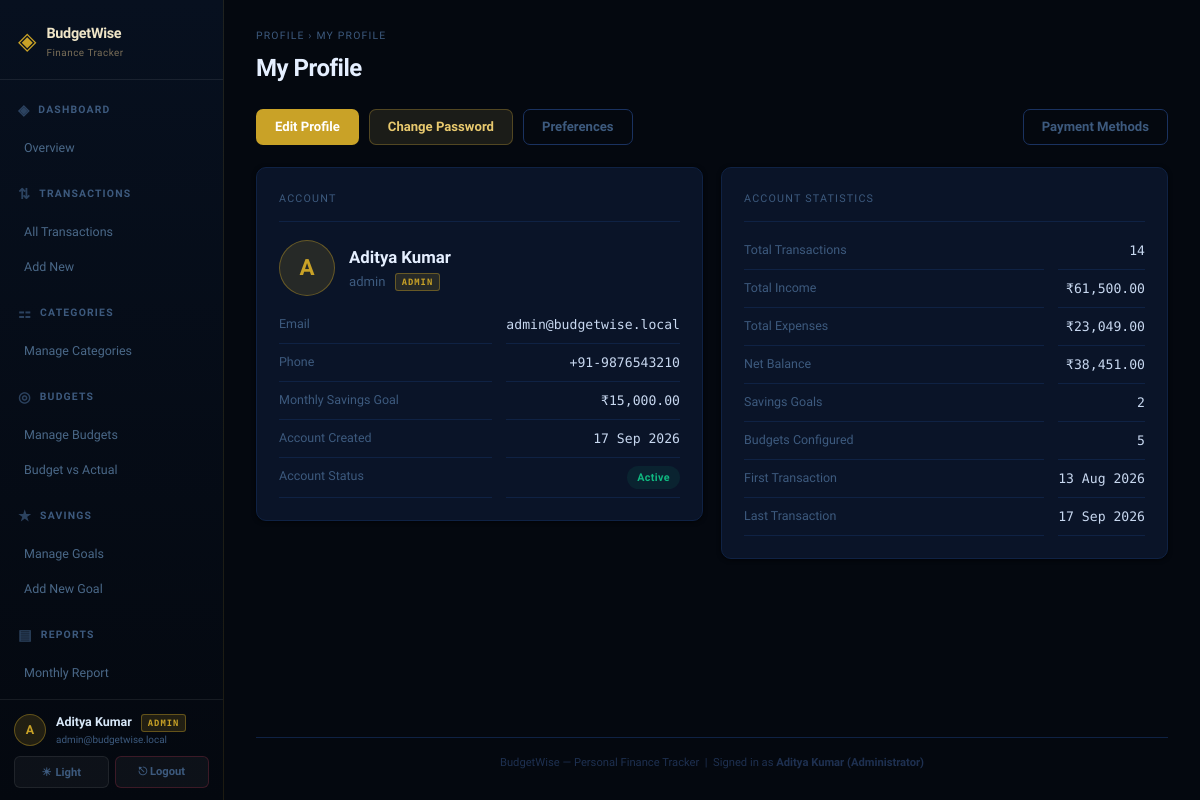
The app's page /profile/profile.php (signed in) with its own data.
### tables this page shows
CREATE TABLE user_profiles (
    user_id        INT PRIMARY KEY,
    name           VARCHAR(100)  NOT NULL DEFAULT 'User',
    phone          VARCHAR(20)   NULL,
    profile_image  VARCHAR(255)  NULL,
    monthly_goal   DECIMAL(10,2) NOT NULL DEFAULT 10000.00,
    created_at     TIMESTAMP     DEFAULT CURRENT_TIMESTAMP,
    FOREIGN KEY (user_id) REFERENCES users(id) ON DELETE CASCADE
);

CREATE TABLE users (
    id         INT AUTO_INCREMENT PRIMARY KEY,
    username   VARCHAR(50)  NOT NULL UNIQUE,
    email      VARCHAR(100) NOT NULL UNIQUE,
    password   VARCHAR(255) NOT NULL,
    role       ENUM('user','admin') NOT NULL DEFAULT 'user',
    is_active  TINYINT(1)   NOT NULL DEFAULT 1,
    created_at TIMESTAMP    DEFAULT CURRENT_TIMESTAMP
);

### includes/db.php (called while the page is built, shortened)
<?php
$conn = mysqli_connect(DB_HOST, DB_USER, DB_PASS, DB_NAME);
mysqli_set_charset($conn, 'utf8mb4');
function db_all($conn, $sql, $types = '', $params = []): array
{
    $stmt = mysqli_prepare($conn, $sql);
    if ($params) {
        mysqli_stmt_bind_param($stmt, $types, ...$params);
    }
    mysqli_stmt_execute($stmt);
    $result = mysqli_stmt_get_result($stmt);
    $rows   = [];
    while ($row = mysqli_fetch_assoc($result)) {
        $rows[] = $row;
    }
    return $rows;
}
function db_one($conn, $sql, $types = '', $params = [])
{
    $rows = db_all($conn, $sql, $types, $params);
    return $rows[0] ?? null;
}
function fmt($n): string
{
    $n    = (float) $n;
    $sign = $n < 0 ? '-' : '';
    $n    = abs($n);
    [$int, $dec] = explode('.', number_format($n, 2, '.', ''));
    if (strlen($int) > 3) {
        $last3 = substr($int, -3);
        $rest  = substr($int, 0, -3);
        $rest  = preg_replace('/\B(?=(\d{2})+(?!\d))/', ',', $rest);
        $int   = $rest . ',' . $last3;
    }
    return "\xe2\x82\xb9" . $sign . $int . '.' . $dec;
}
function get_theme(): string
{
    return (($_COOKIE['theme'] ?? 'dark') === 'light') ? 'light' : 'dark';
}
require_once __DIR__ . '/auth.php';

### includes/auth.php (called while the page is built, shortened)
<?php
function current_user_id(): int
{
    return (int) ($_SESSION['user_id'] ?? 0);
}
function current_user_role(): string
{
    return $_SESSION['role'] ?? 'user';
}
function is_admin(): bool
{
    return current_user_role() === 'admin';
}
function current_user($conn): ?array
{
    $uid = current_user_id();
    return db_one($conn,
        "SELECT id, username, email, role, is_active, created_at
         FROM users WHERE id = ?",
        "i", [$uid]
    );
}
function current_profile($conn): array
{
    $uid = current_user_id();
    $row = db_one($conn,
        "SELECT user_id, name, phone, profile_image, monthly_goal
         FROM user_profiles WHERE user_id = ?",
        "i", [$uid]
    );
    return $row ?? ['user_id' => $uid, 'name' => 'User', 'phone' => '',
                    'profile_image' => null, 'monthly_goal' => 0];
}

### profile/profile.php (the view)
<?php
require_once 'includes/db.php';
$section = 'Profile';
$page    = 'profile.php';
$title   = 'My Profile';
require_once 'includes/header.php';
$uid     = current_user_id();
$user    = current_user($conn);
$prof    = current_profile($conn);
$stats = db_one($conn, "
    SELECT
        COUNT(*) AS total_txns,
        COALESCE(SUM(CASE WHEN type='income'  THEN amount END), 0) AS total_inc,
        COALESCE(SUM(CASE WHEN type='expense' THEN amount END), 0) AS total_exp,
        MIN(txn_date) AS first_txn,
        MAX(txn_date) AS last_txn
    FROM transactions
    WHERE user_id = ?
", "i", [$uid]);
$goal_count = (int) db_one($conn,
    "SELECT COUNT(*) AS c FROM savings_goals WHERE user_id = ?",
    "i", [$uid])['c'];
$budget_count = (int) db_one($conn,
    "SELECT COUNT(*) AS c FROM budgets WHERE user_id = ?",
    "i", [$uid])['c'];
$net = (float)$stats['total_inc'] - (float)$stats['total_exp'];
?>
<div class="action-bar">
    <a href="edit_profile.php"     class="btn btn-primary">Edit Profile</a>
    <a href="change_password.php"  class="btn btn-warning">Change Password</a>
    <a href="settings.php"         class="btn btn-ghost">Preferences</a>
    <a href="payment_methods.php"  class="btn btn-ghost btn-end">Payment Methods</a>
</div>
<div class="grid-2">
    <div class="card">
        <div class="card-title">Account</div>
        <div style="display:flex;align-items:center;gap:14px;margin-bottom:18px">
            <div class="sf-avatar" style="width:56px;height:56px;font-size:1.4rem">
                <?= htmlspecialchars(strtoupper(substr($prof['name'] ?? 'U', 0, 1)), ENT_QUOTES, 'UTF-8') ?>
            </div>
            <div>
                <div style="font-weight:700;color:var(--text-strong);font-size:1.05rem">
                    <?= htmlspecialchars($prof['name'] ?? 'User', ENT_QUOTES, 'UTF-8') ?>
                </div>
                <div style="color:var(--muted);font-size:.82rem">
                    <?= htmlspecialchars($user['username'] ?? '—') ?>
                    <?php if (is_admin()): ?>
                        <span class="sf-role">ADMIN</span>
                    <?php endif; ?>
                </div>
            </div>
        </div>
        <dl class="info-list">
            <dt>Email</dt>
            <dd class="info-val info-muted">
                <?= htmlspecialchars($user['email'] ?? '—', ENT_QUOTES, 'UTF-8') ?>
            </dd>
            <dt>Phone</dt>
            <dd class="info-val info-muted">
                <?= htmlspecialchars($prof['phone'] ?? '—', ENT_QUOTES, 'UTF-8') ?>
            </dd>
            <dt>Monthly Savings Goal</dt>
            <dd class="info-val info-yellow"><?= fmt($prof['monthly_goal'] ?? 0) ?></dd>
            <dt>Account Created</dt>
            <dd class="info-val info-muted">
                <?= isset($user['created_at']) ? date('d M Y', strtotime($user['created_at'])) : '—' ?>
            </dd>
            <dt>Account Status</dt>
            <dd>
                <span class="badge badge-inc">Active</span>
            </dd>
        </dl>
    </div>
    <div class="card">
        <div class="card-title">Account Statistics</div>
        <dl class="info-list">
            <dt>Total Transactions</dt>
            <dd class="info-val info-neutral"><?= (int)$stats['total_txns'] ?></dd>
            <dt>Total Income</dt>
            <dd class="info-val info-green"><?= fmt($stats['total_inc']) ?></dd>
            <dt>Total Expenses</dt>
            <dd class="info-val info-red"><?= fmt($stats['total_exp']) ?></dd>
            <dt>Net Balance</dt>
            <dd class="info-val info-<?= $net >= 0 ? 'green' : 'red' ?>">
                <?= fmt($net) ?>
            </dd>
            <dt>Savings Goals</dt>
            <dd class="info-val info-neutral"><?= $goal_count ?></dd>
            <dt>Budgets Configured</dt>
            <dd class="info-val info-neutral"><?= $budget_count ?></dd>
            <dt>First Transaction</dt>
            <dd class="info-val info-muted">
                <?= $stats['first_txn'] ? date('d M Y', strtotime($stats['first_txn'])) : '—' ?>
            </dd>
            <dt>Last Transaction</dt>
            <dd class="info-val info-muted">
                <?= $stats['last_txn']  ? date('d M Y', strtotime($stats['last_txn']))  : '—' ?>
            </dd>
        </dl>
    </div>
</div>
<?php require_once 'includes/footer.php'; ?>

### includes/header.php (shortened to what this page needs)
<?php
$nav = [
    'Dashboard'     => ['icon' => '&#9672;', 'links' => [
        'Overview' => 'dashboard.php',
    ]],
    'Transactions'  => ['icon' => '&#8645;', 'links' => [
        'All Transactions' => 'view_transactions.php',
        'Add New'          => 'add_transaction.php',
    ]],
    'Categories'    => ['icon' => '&#9871;', 'links' => [
        'Manage Categories' => 'manage_categories.php',
    ]],
    'Budgets'       => ['icon' => '&#9678;', 'links' => [
        'Manage Budgets'    => 'manage_budgets.php',
        'Budget vs Actual'  => 'budget_vs_actual.php',
    ]],
    'Savings'       => ['icon' => '&#9733;', 'links' => [
        'Manage Goals'  => 'manage_goals.php',
        'Add New Goal'  => 'add_goal.php',
    ]],
    'Reports'       => ['icon' => '&#9636;', 'links' => [
        'Monthly Report'    => 'monthly_report.php',
        'Category Report'   => 'category_report.php',
        'Date Range Report' => 'date_range_report.php',
    ]],
    'Notifications' => ['icon' => '&#9873;', 'links' => [
        'View All' => 'view_notifications.php',
    ]],
    'Profile'       => ['icon' => '&#10022;', 'links' => [
        'My Profile'      => 'profile.php',
        'Settings'        => 'settings.php',
        'Payment Methods' => 'payment_methods.php',
    ]],
];
if (is_admin()) {
    $nav['Admin'] = ['icon' => '&#9881;', 'links' => [
        'Admin Dashboard' => 'admin_dashboard.php',
        'Manage Users'    => 'manage_users.php',
        'System Logs'     => 'system_logs.php',
    ]];
}
$theme = get_theme();
$me    = current_user($conn);
$prof  = current_profile($conn);
?>
<!DOCTYPE html>
<html lang="en" data-theme="<?= htmlspecialchars($theme, ENT_QUOTES, 'UTF-8') ?>">
<head>
    <link rel="stylesheet" href="assets/style.css">
</head>
<body>
<div class="app">
<aside class="sidebar">
    <div class="sidebar-logo">
        <span class="logo-icon">&#9672;</span>
        <div>
            <div class="logo-name">BudgetWise</div>
            <div class="logo-sub">Finance Tracker</div>
        </div>
    </div>
    <nav class="sidebar-nav">
        <?php foreach ($nav as $sec_name => $sec): ?>
            <?php $active_sec = ($section ?? '') === $sec_name; ?>
            <div class="nav-section <?= $active_sec ? 'active' : '' ?>">
                <div class="nav-section-label">
                    <span class="nav-icon"><?= $sec['icon'] ?></span>
                    <span class="nav-section-name"><?= htmlspecialchars($sec_name, ENT_QUOTES, 'UTF-8') ?></span>
                </div>
                <div class="nav-links">
                    <?php foreach ($sec['links'] as $lname => $lfile): ?>
                        <a href="<?= htmlspecialchars($lfile, ENT_QUOTES, 'UTF-8') ?>"
                           class="nav-link <?= ($page ?? '') === $lfile ? 'active' : '' ?>">
                            <?= htmlspecialchars($lname, ENT_QUOTES, 'UTF-8') ?>
                        </a>
                    <?php endforeach; ?>
                </div>
            </div>
        <?php endforeach; ?>
    </nav>
    <div class="sidebar-footer">
        <div class="sf-user">
            <div class="sf-avatar">
                <?= htmlspecialchars(strtoupper(substr($prof['name'] ?? 'U', 0, 1)), ENT_QUOTES, 'UTF-8') ?>
            </div>
            <div class="sf-meta">
                <div class="sf-name">
                    <?= htmlspecialchars($prof['name'] ?? 'User', ENT_QUOTES, 'UTF-8') ?>
                    <?php if (is_admin()): ?>
                        <span class="sf-role">ADMIN</span>
                    <?php endif; ?>
                </div>
                <div class="sf-email"><?= htmlspecialchars($me['email'] ?? '', ENT_QUOTES, 'UTF-8') ?></div>
            </div>
        </div>
        <div class="sf-actions">
            <button type="button" class="sf-btn" onclick="toggleTheme()" title="Switch theme">
                <span id="theme-icon"><?= $theme === 'dark' ? '&#9728;' : '&#9790;' ?></span>
                <span id="theme-lbl"><?= $theme === 'dark' ? 'Light'   : 'Dark'    ?></span>
            </button>
            <a href="logout.php" class="sf-btn logout" title="Sign out">
                &#9099; Logout
            </a>
        </div>
    </div>
</aside>
<main class="main">
    <div class="page-header">
        <div class="breadcrumb">
            <?= htmlspecialchars($section ?? '', ENT_QUOTES, 'UTF-8') ?> &rsaquo;
            <?= htmlspecialchars($title   ?? '', ENT_QUOTES, 'UTF-8') ?>
        </div>
        <h1 class="page-title"><?= htmlspecialchars($title ?? '', ENT_QUOTES, 'UTF-8') ?></h1>
    </div>

### includes/footer.php (shortened to what this page needs)
    <footer class="page-footer">
        BudgetWise &mdash; Personal Finance Tracker
        &nbsp;|&nbsp;
        <?php
        $display_name = $prof['name'] ?? ($_SESSION['username'] ?? 'Guest');
        $role_label   = is_admin() ? ' (Administrator)' : '';
        ?>
        Signed in as <strong><?= htmlspecialchars($display_name . $role_label, ENT_QUOTES, 'UTF-8') ?></strong>
    </footer>
</main>
</div>
</body>
</html>

### records on screen
user_profiles: name "A", name "Aditya Kumar", phone "+91-9876543210", monthly_goal "₹15,000.00", name "Aditya Kumar (Administrator)"
users: email "admin@budgetwise.local", username "admin", created_at "17 Sep 2026"

### other values on screen
$sec['icon'] "◈"
$sec_name "DASHBOARD"
$lname "Overview"
$sec['icon'] "⇅"
$sec_name "TRANSACTIONS"
$lname "All Transactions"
$lname "Add New"
$sec['icon'] "⚏"
$sec_name "CATEGORIES"
$lname "Manage Categories"
$sec['icon'] "◎"
$sec_name "BUDGETS"
$lname "Manage Budgets"
$lname "Budget vs Actual"
$sec['icon'] "★"
